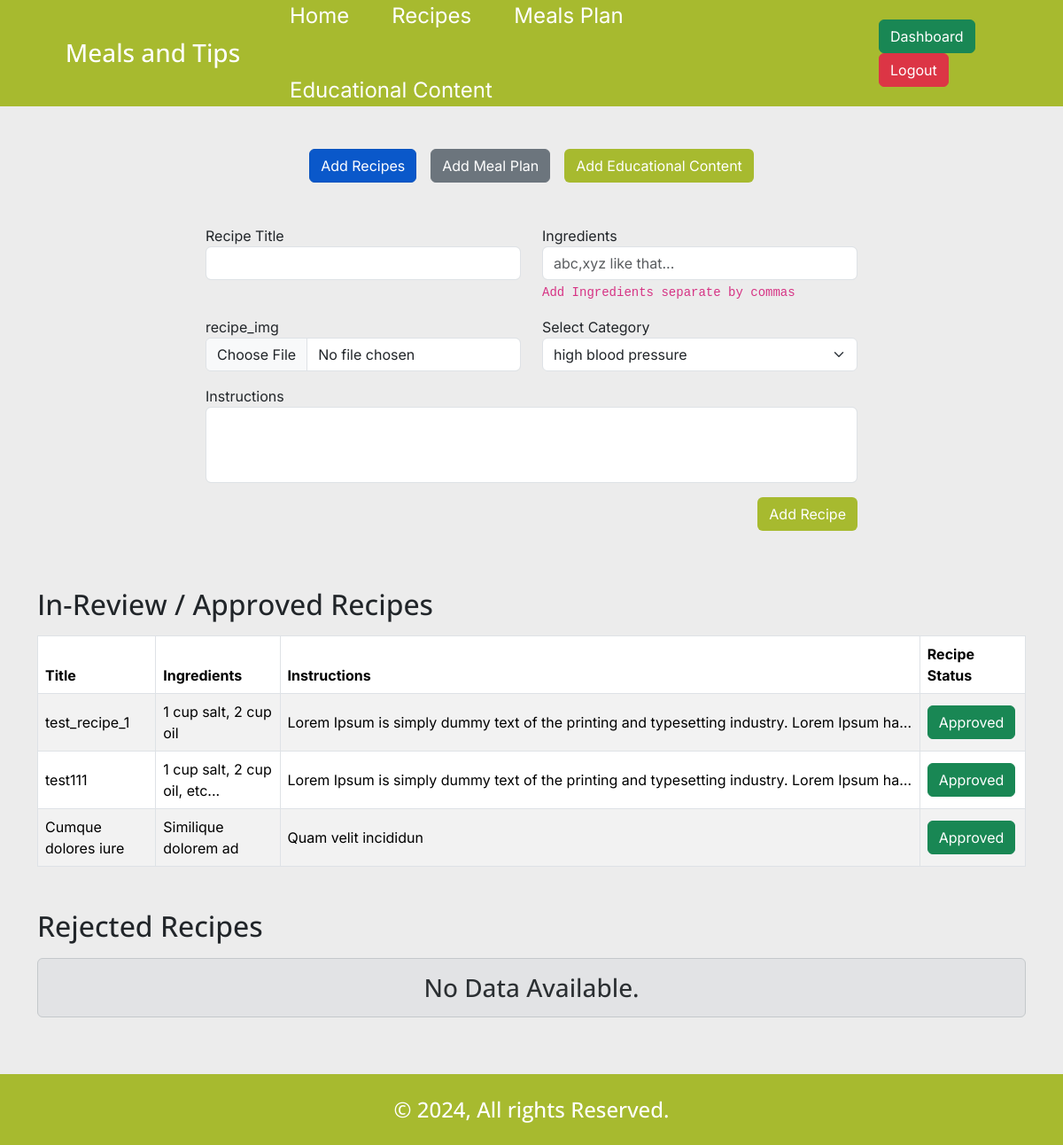
The page /nutritionistDashboard.php (signed in) on the database its author committed.
### tables this page shows
CREATE TABLE `recipes` (
  `id` int(11) NOT NULL,
  `recipe_title` varchar(255) NOT NULL,
  `ingredients` text NOT NULL,
  `instructions` text NOT NULL,
  `nutritionist_id` int(11) NOT NULL,
  `cat_id` int(11) NOT NULL,
  `recipe_status` enum('0','1','2') NOT NULL DEFAULT '0',
  `recipe_img` text DEFAULT NULL
);

### core/database.php (called while the page is built, shortened)
<?php
$db = mysqli_connect(HOST, DB_USER, DB_PWD, DB_NAME);
include_once 'functions.php';
if (isset($_SESSION['user'])) {
    $userID = $_SESSION['user'];
}

### nutritionistDashboard.php (the view, shortened to what this page needs)
<?php
require_once 'core/database.php';
?>
<!DOCTYPE html>
<html lang="en">
<head>
    <?php include 'includes/external_css.php'; ?>
    <link rel="stylesheet" href="css/style.min.css">
</head>
<body id="nutritionistDashboard">
    <?php include_once 'includes/header.php'; ?>
    <div class="container mx-auto mt-5 min-h-800">
        <div class="row">
            <div class="tab-buttons col-12 d-flex gap-3 justify-content-center">
                <a href="#!" class="btn btn-primary active">Add Recipes</a>
                <a href="#!" class="btn btn-secondary">Add Meal Plan</a>
                <a href="#!" class="btn text-white btn-custom-green">Add Educational Content</a>
            </div>
        </div>
        <div class="row content-wrapper">
            <div class="col-12 mx-auto mt-4">
                <div class="row">
                    <div class="col-12 col-md-8 mx-auto mt-4">
                        <form id="recipe-form" enctype="multipart/form-data">
                            <div class="row">
                                <div class="col-12 col-md-6 mb-3">
                                    <div class="form-group">
                                        <label for="recipe-title">Recipe Title</label>
                                        <input type="text" autofocus name="recipe_title" id="recipe-title" required class="form-control">
                                    </div>
                                </div>
                                <div class="col-12 col-md-6 mb-3">
                                    <div class="form-group">
                                        <label for="ingredients">Ingredients</label>
                                        <input type="text" name="ingredients" id="ingredients" class="form-control" placeholder="abc,xyz like that..." required>
                                        <code>Add Ingredients separate by commas</code>
                                    </div>
                                </div>
                                <div class="col-12 col-md-6 mb-3">
                                    <div class="form-group">
                                        <label for="recipe_img">recipe_img</label>
                                        <input type="file" name="recipe_img" id="recipe_img" class="form-control" required>
                                    </div>
                                </div>
                                <div class="col-12 col-md-6 mb-3">
                                    <div class="form-group">
                                        <label for="category_type">Select Category</label>
                                        <select type="text" name="category_type" id="category_type" required class="form-select">
                                            <?= get_categories('categories'); ?>
                                        </select>
                                    </div>
                                </div>
                                <div class="col-12 mb-3">
                                    <div class="form-group">
                                        <label for="instructions">Instructions</label>
                                        <textarea rows="3" name="instructions" id="instructions" class="form-control" required></textarea>
                                    </div>
                                </div>
                                <div class="col-12">
                                    <div class="form-group">
                                        <button type="submit" name="recipe_submit" id="recipe-submit" class="btn btn-custom-green d-block ms-auto">
                                            Add Recipe
                                        </button>
                                    </div>
                                </div>
                            </div>
                        </form>
                    </div>
                </div>
                <div class="row mt-5">
                    <div class="col-12 mb-3">
                        <h2 class="my-3">In-Review / Approved Recipes</h2>
                        <?php
                        $getRecipe_Q = $db->query("CALL `get_recipes_list_review_or_approved_by_id`($userID)");
                        if (mysqli_num_rows($getRecipe_Q) > 0):
                        ?>
                            <table id="example" class="align-middle table table-striped table-bordered">
                                <thead>
                                    <tr>
                                        <th>Title</th>
                                        <th>Ingredients</th>
                                        <th>Instructions</th>
                                        <th>Recipe Status</th>
                                    </tr>
                                </thead>
                                <tbody>
                                    <?php while ($recipe_list = mysqli_fetch_object($getRecipe_Q)): ?>
                                        <tr>
                                            <td><?= $recipe_list->recipe_title ?></td>
                                            <td><?= $recipe_list->ingredients ?></td>
                                            <td><span title="<?= $recipe_list->instructions ?>" class="line-clamp-1"><?= $recipe_list->instructions ?></span></td>
                                            <td>
                                                <?php if ($recipe_list->recipe_status == '0'): ?>
                                                    <span class="btn btn-secondary">In-Review</span>
                                                <?php else: ?>
                                                    <span class="btn btn-success">Approved</span>
                                                <?php endif; ?>
                                            </td>
                                        </tr>
                                    <?php endwhile; ?>
                                </tbody>
                            </table>
                        <?php else: ?>
                            <h3 class="alert alert-secondary text-center">No Data Available.</h3>
                        <?php endif;
                        $db->next_result(); ?>
                    </div>
                    <div class="col-12 mb-5">
                        <h2 class="my-3">Rejected Recipes</h2>
                        <?php
                        $getRecipe1_Q = $db->query("CALL `get_recipes_list_rejected_by_id`($userID)");
                        if (mysqli_num_rows($getRecipe1_Q) > 0):
                        ?>
                            <table id="example1" class="align-middle table table-striped table-bordered">
                                <thead>
                                    <tr>
                                        <th>Title</th>
                                        <th>Ingredients</th>
                                        <th>Instructions</th>
                                        <th>Recipe Status</th>
                                    </tr>
                                </thead>
                                <tbody>
                                    <?php while ($recipe_list_ = mysqli_fetch_object($getRecipe1_Q)): ?>
                                        <tr>
                                            <td><?= $recipe_list_->recipe_title ?></td>
                                            <td><?= $recipe_list_->ingredients ?></td>
                                            <td><span title="<?= $recipe_list_->instructions ?>" class="line-clamp-1"><?= $recipe_list_->instructions ?></span></td>
                                            <td>
                                                <span class="btn btn-danger">Rejected</span>
                                            </td>
                                        </tr>
                                    <?php endwhile; ?>
                                </tbody>
                            </table>
                        <?php else: ?>
                            <h3 class="alert alert-secondary text-center">No Data Available.</h3>
                        <?php endif;
                        $db->next_result(); ?>
                    </div>
                </div>
            </div>
        </div>
    </div>
    <?php include_once 'includes/footer.php'; ?>
</body>
</html>

### rows shown on the page
recipes: recipe_title "test_recipe_1", ingredients "1 cup salt, 2 cup oil", instructions "Lorem Ipsum is simply dummy text of the printing and typesetting industry. Lorem Ipsum…", recipe_status "Approved"
recipes: recipe_title "test111", ingredients "1 cup salt, 2 cup oil, etc...", instructions "Lorem Ipsum is simply dummy text of the printing and typesetting industry. Lorem Ipsum…", recipe_status "Approved"
recipes: recipe_title "Cumque dolores iure", ingredients "Similique dolorem ad", instructions "Quam velit incididun", recipe_status "Approved"

### other values the page prints
TITLE "Meals and Tips"
form field category_type "high blood pressure"
